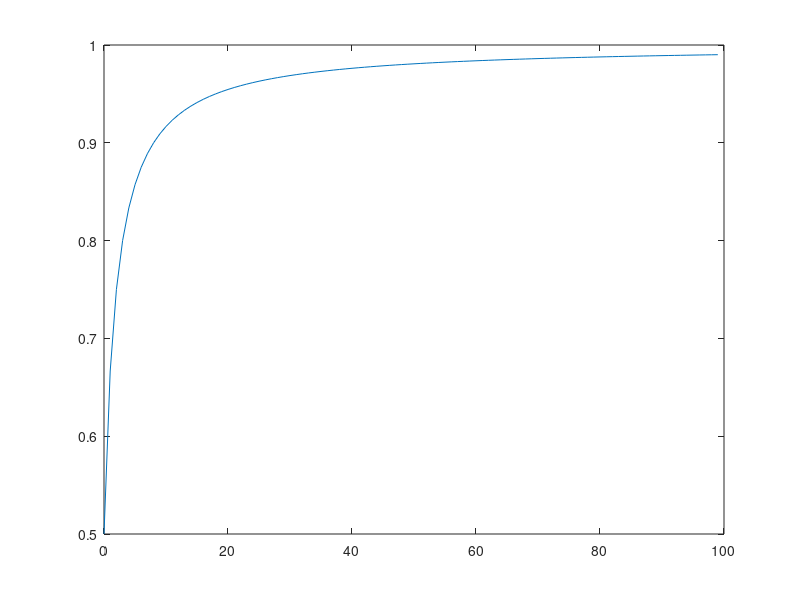

Here is the MATLAB script that generated this plot: (Note: this script raises an error after producing the figure.)
matrix = randn(5,4)
matrix(3,4)
matrix(2,:)
matrix(:,3)
matrix(3:4,1:2)
%error matrix(1,3) = '';
matrix(1,:) = ''
matrix > 0

%%
clear; close all; clc;
tsv = zeros(1,100);
tsv(1) = 1/2;
for x = 1:99
    tsv(x+1) = tsv(x) + 1/(x^2+3*x+2);
end
plot(0:99,tsv);

%%
clear; close all; clc;
speed = xlsread('Elevation','B2:M2');
elevation = xlsread('Elevation','B3:M8');
plot(speed,elevation);
